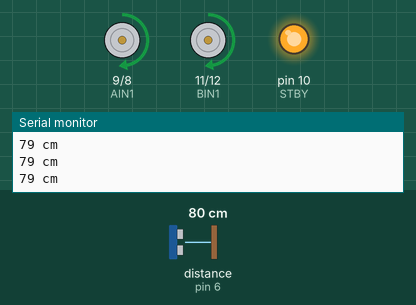
This sketch was run on a simulated Arduino Uno, built with avr-gcc and run on an emulated ATmega328P. On the bench: motor-driver pin pairs drawn as motors (green arrow = first pin HIGH = forward, orange = second pin HIGH = backward, longer = more drive, scaled by the enable pin, stopped while the standby pin is LOW), output pins drawn as LEDs (lit = HIGH), the last lines printed to the serial monitor. Wiring (inferred from the names in the program): ultrasonic range finder: trigger pin 7; echo pin 6. The test bench sets the inputs (shaded band); at power-on: distance to the obstacle (sensor on pin 6) 80 cm. The echo pulse lasts 58.3 µs per cm; pins used as bus, display or sensor lines are not drawn.

Above: at 1.2 s.
1.3 s: distance to the obstacle (sensor on pin 6) set to 194 cm
2.8 s: distance to the obstacle (sensor on pin 6) set to 204 cm
At 2.99 s:
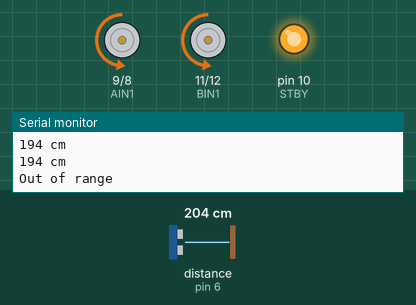
At 3.5 s:
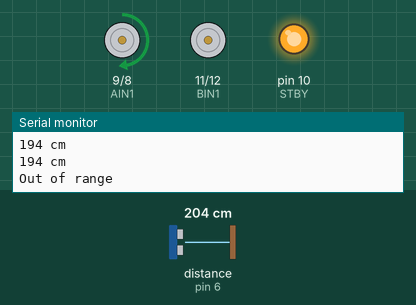
8.6 s: distance to the obstacle (sensor on pin 6) set to 18 cm
At 9.32 s:
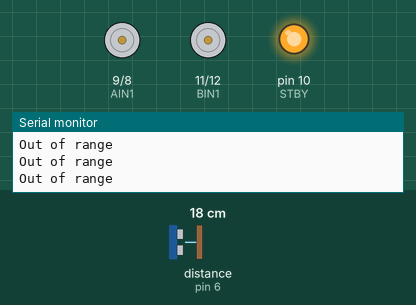
Timing chart, 0 to 11.6 s (numbered marks = the images above; inputs shaded):
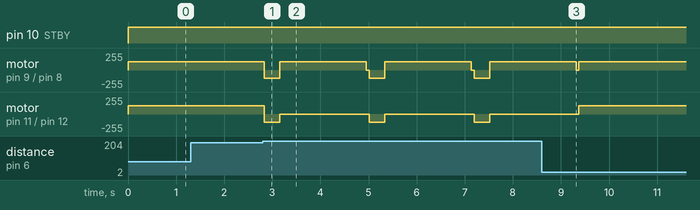

Measured:
- the behaviour switches between 199 and 200 cm on distance to the obstacle (sensor on pin 6) (found by bisection; images 0 and 1)
- after the input at 2.8 s, motor on pin 9 (AIN1) / pin 8 (AIN2): forward 127/255 → backward 127/255 at once, then repeats every 2.2 s: forward 127/255 1.8 s, stopped 0.06 s, backward 127/255 0.32 s; motor on pin 11 (BIN1) / pin 12 (BIN2): alternates backward 127/255 for 0.32 s and stopped for 1.9 s, starting at once

The sketch:

sketch_may10b.ino
```cpp
#define FULL_SPEED 255
#define LEFT_WHEELS 1
#define RIGHT_WHEELS 2

#define trigPin 7
#define echoPin 6
//motor A connected between A01 and A02
//motor B connected between B01 and B02

int STBY = 10; //standby

//Motor A
int PWMA = 3; //Speed control
int AIN1 = 9; //Direction
int AIN2 = 8; //Direction

//Motor B
int PWMB = 5; //Speed control
int BIN1 = 11; //Direction
int BIN2 = 12; //Direction

void setup() {
  pinMode(STBY, OUTPUT);

  pinMode(PWMA, OUTPUT);
  pinMode(AIN1, OUTPUT);
  pinMode(AIN2, OUTPUT);

  pinMode(PWMB, OUTPUT);
  pinMode(BIN1, OUTPUT);
  pinMode(BIN2, OUTPUT);

  Serial.begin (9600);
  pinMode(trigPin, OUTPUT);
  pinMode(echoPin, INPUT);
}

int getDistance() {
  long duration, distance;
  digitalWrite(trigPin, LOW);
  delayMicroseconds(2);
  digitalWrite(trigPin, HIGH);
  delayMicroseconds(10);
  digitalWrite(trigPin, LOW);
  duration = pulseIn(echoPin, HIGH);
  distance = (duration / 2) / 29.1;

  if (distance >= 200 || distance <= 0) {
    Serial.println("Out of range");
  }
  else {
    Serial.print(distance);
    Serial.println(" cm");
    return distance;
  }

  return -1;
}

void loop() {
  int dist = getDistance();
  if (dist > 0 && dist >= 15) {
    move(LEFT_WHEELS, FULL_SPEED / 2, 1); //motor 1, full speed, left
    move(RIGHT_WHEELS, FULL_SPEED / 2, 1); //motor 2, full speed, left
  } else {
    //move back
    move(LEFT_WHEELS, FULL_SPEED / 2, 0); //motor 1, full speed, left
    move(RIGHT_WHEELS, FULL_SPEED / 2, 0); //motor 2, full speed, left
    delay(20 * (15 - dist));
    //turn
    move(LEFT_WHEELS, FULL_SPEED / 2, 1); //motor 1, full speed, left
    move(RIGHT_WHEELS, 0, 1); //motor 2, full speed, left
    delay(1800);
    //stop
    move(LEFT_WHEELS, 0, 1); //motor 1, full speed, left
    move(RIGHT_WHEELS, 0, 1); //motor 2, full speed, left
  }

  delay(50);
}


void move(int motor, int speed, int direction) {
  //Move specific motor at speed and direction
  //motor: 0 for B 1 for A
  //speed: 0 is off, and 255 is full speed
  //direction: 0 clockwise, 1 counter-clockwise

  digitalWrite(STBY, HIGH); //disable standby

  boolean inPin1 = LOW;
  boolean inPin2 = HIGH;

  if (direction == 1) {
    inPin1 = HIGH;
    inPin2 = LOW;
  }

  if (motor == 1) {
    digitalWrite(AIN1, inPin1);
    digitalWrite(AIN2, inPin2);
    analogWrite(PWMA, speed);
  } else {
    digitalWrite(BIN1, inPin1);
    digitalWrite(BIN2, inPin2);
    analogWrite(PWMB, speed);
  }
}

void stop() {
  //enable standby
  digitalWrite(STBY, LOW);
}
```
